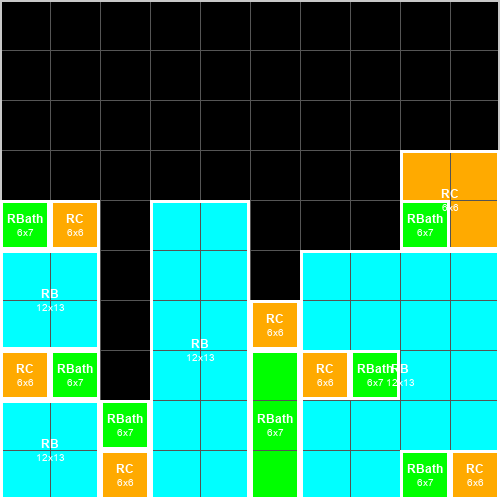
#> input picture outputs/top_view.png, 500 x 500 px
$ python generate_elevations.py
#> lines starting #> are read from the running program, lines starting #| are printed output that depends on the picture
from PIL import Image, ImageDraw, ImageFont
from collections import Counter

# ---------- 1. Read the top-view plan and extract the 10x10 grid ----------
src = Image.open('outputs/top_view.png').convert('RGB')

GRID_N = 10  # 10x10 cells, each 50px in the 500x500 source image = 10ft in real life
CELL_PX = src.width // GRID_N
#> CELL_PX = 50

def dominant_color(img, x0, y0, x1, y1):
    cnt = Counter()
    for x in range(x0, x1, 2):
        for y in range(y0, y1, 2):
            cnt[img.getpixel((x, y))] += 1
    return cnt.most_common(1)[0][0]

grid = []
for r in range(GRID_N):
    row = []
    for c in range(GRID_N):
        x0, x1 = c * CELL_PX + 5, (c + 1) * CELL_PX - 5
        y0, y1 = r * CELL_PX + 5, (r + 1) * CELL_PX - 5
        row.append(dominant_color(src, x0, y0, x1, y1))
    grid.append(row)
#> after the loop, grid = 10 items

BLACK = (0, 0, 0)

def label(color):
    return {(0, 0, 0): 'ground', (0, 255, 0): 'green',
            (255, 170, 0): 'orange', (0, 255, 255): 'lightblue'}.get(color, 'ground')

# ---------- 2. Project the footprint onto each of the four outer faces ----------
# TOP: scan each column from the top row (row 0) downward, first building hit is visible
top = []
for c in range(GRID_N):
    val = 'ground'
    for r in range(GRID_N):
        if grid[r][c] != BLACK:
            val = label(grid[r][c]); break
    top.append(val)
#> after the loop, top = ['green', 'orange', 'green', 'lightblue', 'lightblue', 'orange', 'lightblue', 'lightblue', 'orange', 'orange']

# BOTTOM: scan each column from the bottom row upward
bottom = []
for c in range(GRID_N):
    val = 'ground'
    for r in range(GRID_N - 1, -1, -1):
        if grid[r][c] != BLACK:
            val = label(grid[r][c]); break
    bottom.append(val)
#> after the loop, bottom = ['lightblue', 'lightblue', 'orange', 'lightblue', 'lightblue', 'green', 'lightblue', 'lightblue', 'green', 'orange']

# LEFT: scan each row from the left column rightward
left = []
for r in range(GRID_N):
    val = 'ground'
    for c in range(GRID_N):
        if grid[r][c] != BLACK:
            val = label(grid[r][c]); break
    left.append(val)
#> after the loop, left = ['ground', 'ground', 'ground', 'orange', 'green', 'lightblue', 'lightblue', 'orange', 'lightblue', 'lightblue']

# RIGHT: scan each row from the right column leftward
right = []
for r in range(GRID_N):
    val = 'ground'
    for c in range(GRID_N - 1, -1, -1):
        if grid[r][c] != BLACK:
            val = label(grid[r][c]); break
    right.append(val)
#> after the loop, right = ['ground', 'ground', 'ground', 'orange', 'orange', 'lightblue', 'lightblue', 'lightblue', 'lightblue', 'orange']

elevations = {
    'Top elevation (north face)': top,
    'Bottom elevation (south face)': bottom,
    'Left elevation (west face)': left,
    'Right elevation (east face)': right,
}

# ---------- 3. Draw each elevation as a 10ft-tall wall strip ----------
FT_TO_PX = 12          # drawing scale: 12 px per foot
SEG_W = FT_TO_PX * 10  # each cell = 10 ft wide
WALL_H = FT_TO_PX * 10 # walls are 10 ft tall
MARGIN = 60
TITLE_H = 30
PANEL_H = TITLE_H + WALL_H + 30
IMG_W = MARGIN * 2 + SEG_W * GRID_N
IMG_H = MARGIN * 2 + PANEL_H * 4 + 40  # +legend space

COLOR_HEX = {
    'green': (0, 204, 0),
    'orange': (255, 170, 0),
    'lightblue': (51, 204, 255),
    'ground': None,  # no wall drawn, just ground line
}

try:
    font_title = ImageFont.truetype("/usr/share/fonts/truetype/dejavu/DejaVuSans-Bold.ttf", 16)
    font_small = ImageFont.truetype("/usr/share/fonts/truetype/dejavu/DejaVuSans.ttf", 13)
except Exception:
    font_title = ImageFont.load_default()
    font_small = ImageFont.load_default()

def draw_elevation(draw, title, seq, top_y):
    wall_top = top_y + TITLE_H
    baseline = wall_top + WALL_H
    for i, val in enumerate(seq):
        x0 = MARGIN + i * SEG_W
        x1 = x0 + SEG_W
        color = COLOR_HEX[val]
        if color:
            draw.rectangle([x0, wall_top, x1, baseline], fill=color)

def render_combined():
    img = Image.new('RGB', (IMG_W, IMG_H), (255, 255, 255))
#> img: PIL image 1320x880 RGB; every value is 255
    draw = ImageDraw.Draw(img)
    y = MARGIN
    for title, seq in elevations.items():
        draw_elevation(draw, title, seq, y)
        y += PANEL_H
#> this loop made 4 passes
#> (title, wall_top in draw_elevation, baseline in draw_elevation, y) on passes 1 to 4: ('Top elevation (north face)', 90, 210, 240), ('Bottom elevation (south face)', 270, 390, 420), ('Left elevation (west face)', 450, 570, 600), ('Right elevation (east face)', 630, 750, 780)
#> after the loop, y = 780
    # legend
    ly = y + 10
#> ly = 790
    swatches = [('RC building', (255, 170, 0)), ('RBath building', (0, 204, 0)),
                ('Light blue deck', (51, 204, 255))]
    lx = MARGIN
    for text, color in swatches:
        draw.rectangle([lx, ly, lx + 16, ly + 16], fill=color, outline=(90, 90, 90))
        draw.text((lx + 22, ly), text, fill=(20, 20, 20), font=font_small)
        lx += 170
#> after the loop, lx = 570
    draw.rectangle([lx, ly, lx + 16, ly + 16], fill=(255, 255, 255), outline=(90, 90, 90))
    draw.text((lx + 22, ly), 'Open ground (no wall)', fill=(20, 20, 20), font=font_small)
    return img

def render_single(title, seq):
    h = MARGIN * 2 + PANEL_H
    img = Image.new('RGB', (IMG_W, h), (255, 255, 255))
    draw = ImageDraw.Draw(img)
    draw_elevation(draw, title, seq, MARGIN)
    return img

combined = render_combined()
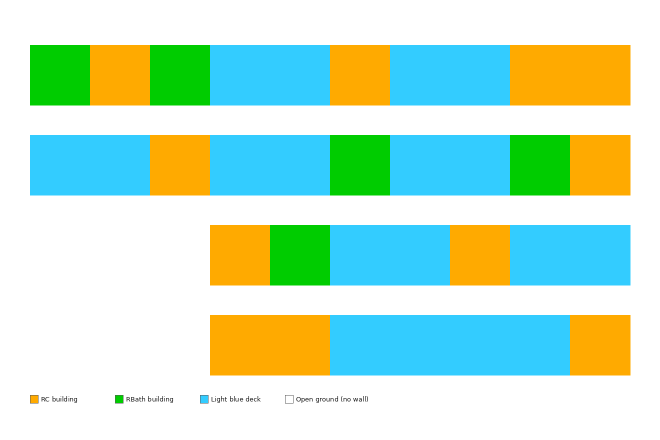
#> combined: PIL image 1320x880 RGB (shown at 1/2 size); mean R, G, B 192.8, 228.3, 203.6
combined.save('outputs/site_elevations_combined.png')

file_map = {
    'Top elevation (north face)': 'elevation_top_north.png',
    'Bottom elevation (south face)': 'elevation_bottom_south.png',
    'Left elevation (west face)': 'elevation_left_west.png',
    'Right elevation (east face)': 'elevation_right_east.png',
}
for title, seq in elevations.items():
    img = render_single(title, seq)

    # Extract the single floor wall strip (wall_top to baseline)
    wall_top = MARGIN + TITLE_H
    baseline = wall_top + WALL_H
    wall_crop = img.crop((0, wall_top, IMG_W, baseline))

    # Stack the floor image 17 times to simulate 17 floors
    stacked_h = WALL_H * 17
    stacked_img = Image.new('RGB', (IMG_W, stacked_h), (255, 255, 255))
    for f in range(17):
        stacked_img.paste(wall_crop, (0, f * WALL_H))

    stacked_img.save(f'outputs/{file_map[title]}')
#> this loop made 4 passes
#> pass 1, `img = render_single(title, seq)`:
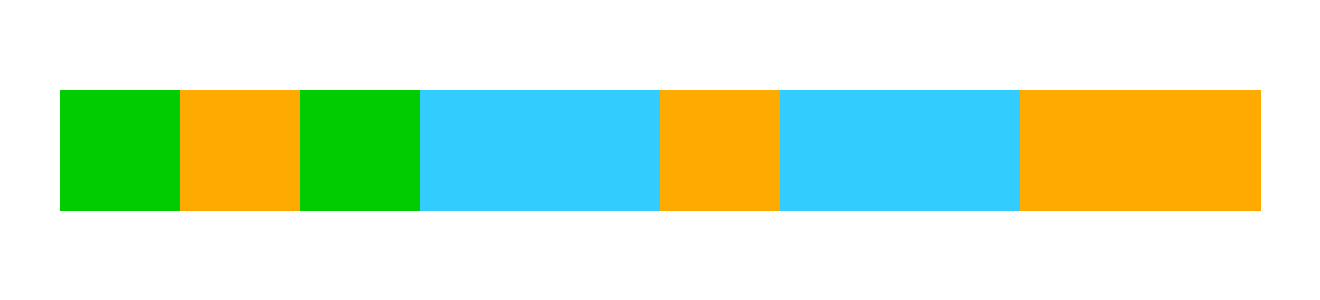
#> img: PIL image 1320x300 RGB; mean R, G, B 206.4, 231.3, 198.8
#> pass 1, `wall_crop = img.crop((0, wall_top, IMG_W, baseline))`:
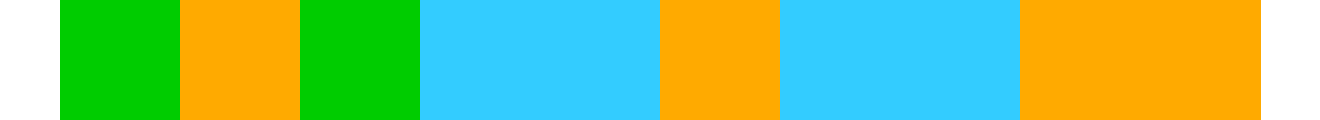
#> wall_crop: PIL image 1320x120 RGB; mean R, G, B 134.5, 196.2, 115.7
#> after the loop:
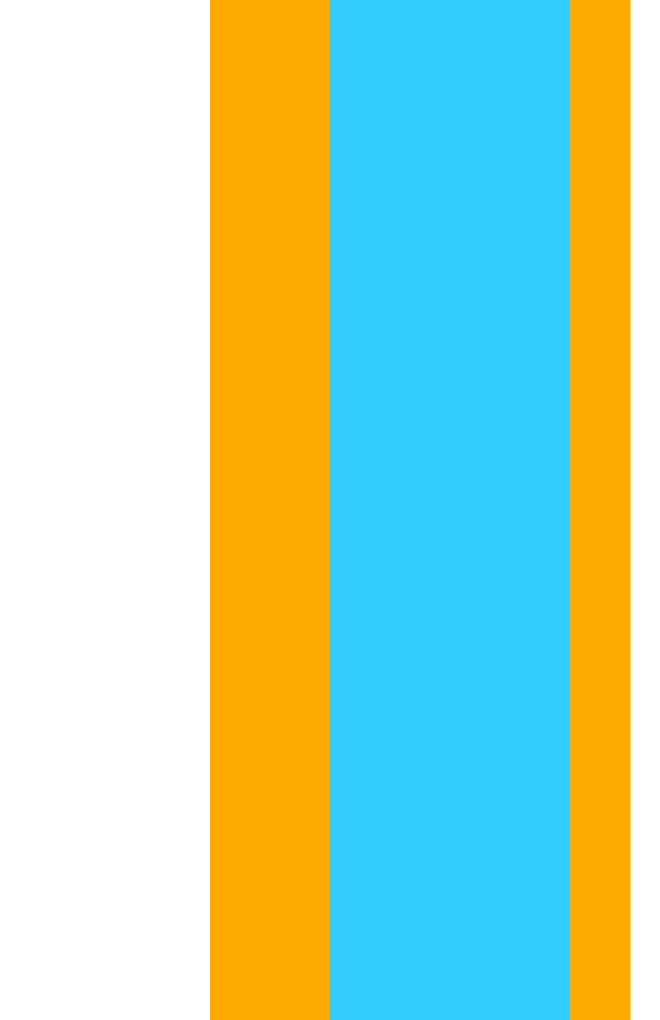
#> stacked_img: PIL image 1320x2040 RGB (shown at 1/2 size); mean R, G, B 180.8, 213.2, 185.3
#> after the loop:
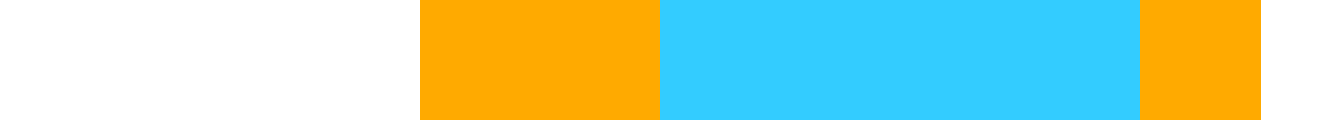
#> wall_crop: PIL image 1320x120 RGB; mean R, G, B 180.8, 213.2, 185.3

print('Grid (row by row):')
for r in grid:
    print([label(c) for c in r])
#> this loop made 10 passes
#| ['ground', 'ground', 'ground', 'ground', 'ground', 'ground', 'ground', 'ground', 'ground', 'ground']
#| ['ground', 'ground', 'ground', 'ground', 'ground', 'ground', 'ground', 'ground', 'ground', 'ground']
#| ['ground', 'ground', 'ground', 'ground', 'ground', 'ground', 'ground', 'ground', 'ground', 'ground']
#| ['ground', 'ground', 'ground', 'ground', 'ground', 'ground', 'ground', 'ground', 'orange', 'orange']
#| ['green', 'orange', 'ground', 'lightblue', 'lightblue', 'ground', 'ground', 'ground', 'green', 'orange']
#| ['lightblue', 'lightblue', 'ground', 'lightblue', 'lightblue', 'ground', 'lightblue', 'lightblue', 'lightblue', 'lightblue']
#| ['lightblue', 'lightblue', 'ground', 'lightblue', 'lightblue', 'orange', 'lightblue', 'lightblue', 'lightblue', 'lightblue']
#| ['orange', 'green', 'ground', 'lightblue', 'lightblue', 'green', 'orange', 'green', 'lightblue', 'lightblue']
#> (further printed lines are left out)
print()
print('TOP   :', top)
#| TOP   : ['green', 'orange', 'green', 'lightblue', 'lightblue', 'orange', 'lightblue', 'lightblue', 'orange', 'orange']
print('BOTTOM:', bottom)
#| BOTTOM: ['lightblue', 'lightblue', 'orange', 'lightblue', 'lightblue', 'green', 'lightblue', 'lightblue', 'green', 'orange']
print('LEFT  :', left)
#| LEFT  : ['ground', 'ground', 'ground', 'orange', 'green', 'lightblue', 'lightblue', 'orange', 'lightblue', 'lightblue']
print('RIGHT :', right)
#| RIGHT : ['ground', 'ground', 'ground', 'orange', 'orange', 'lightblue', 'lightblue', 'lightblue', 'lightblue', 'orange']
print('Done.')

$ run again, with outputs/elevation_top_north.png copied over outputs/top_view.png
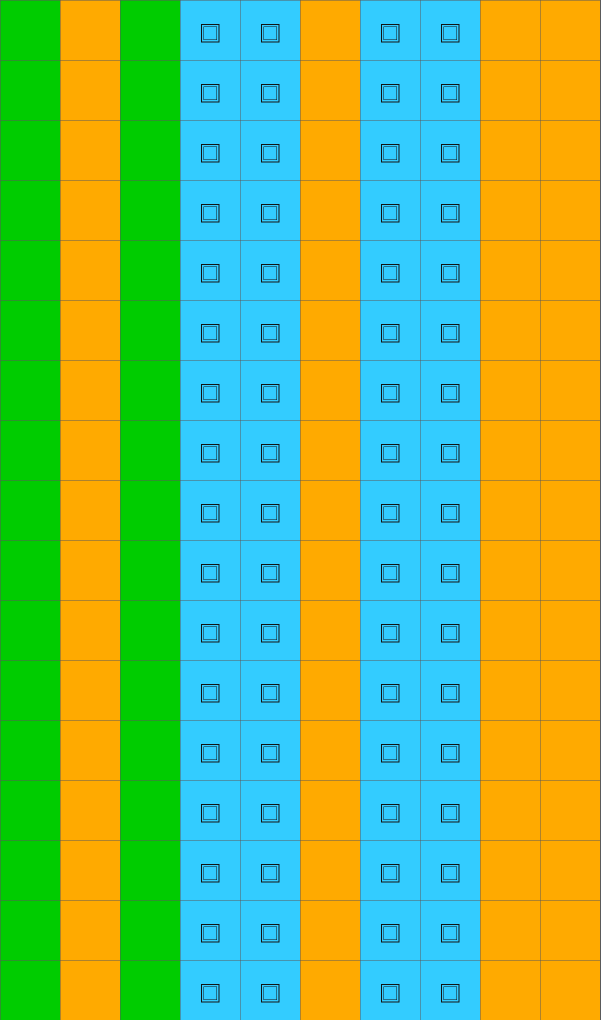
#> input picture outputs/elevation_top_north.png, 1201 x 2040 px (shown at 1/2 size)
#> src is the input picture: PIL image 1201x2040 RGB; mean R, G, B 121.5, 186.7, 99.3
#> after the loop `for r in range(GRID_N):`: grid = 10 items
#> after the loop `for c in range(GRID_N):`: top = ['ground', 'orange', 'ground', 'ground', 'ground', 'orange', 'ground', 'ground', 'orange', 'orange']
#> after the loop `for c in range(GRID_N):`: bottom has the same summary as top
#> after the loop `for r in range(GRID_N):`: left = ['ground', 'ground', 'ground', 'ground', 'ground', 'ground', 'ground', 'ground', 'ground', 'ground']
#> after the loop `for r in range(GRID_N):`: right = ['orange', 'orange', 'orange', 'orange', 'orange', 'orange', 'orange', 'orange', 'orange', 'orange']
#> the loop in render_combined, `for title, seq in elevations.items():` made 4 passes
#> (title, wall_top in draw_elevation, baseline in draw_elevation, y) on passes 1 to 4: ('Top elevation (north face)', 90, 210, 240), ('Bottom elevation (south face)', 270, 390, 420), ('Left elevation (west face)', 450, 570, 600), ('Right elevation (east face)', 630, 750, 780)
#> after the loop in render_combined, `for title, seq in elevations.items():`: y = 780
#> ly = 790
#> after the loop in render_combined, `for text, color in swatches:`: lx = 570
#> the loop `for title, seq in elevations.items():` made 4 passes
#> pass 1, `img = render_single(title, seq)`:
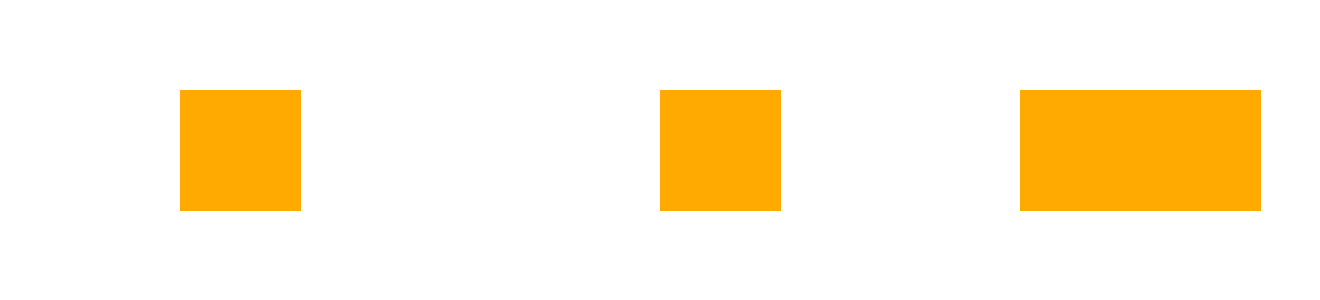
#> img: PIL image 1320x300 RGB; mean R, G, B 255, 242.5, 217.4
#> after the loop `for title, seq in elevations.items():`:
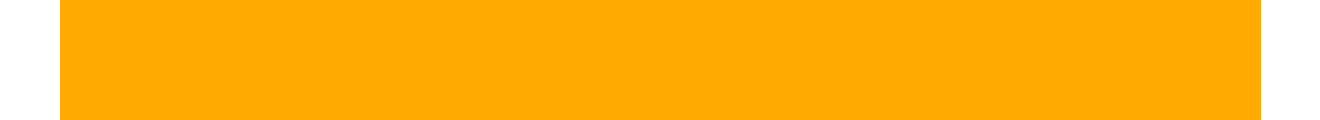
#> wall_crop: PIL image 1320x120 RGB; mean R, G, B 255, 177.7, 23
#> the loop `for r in grid:` made 10 passes
#| ['ground', 'orange', 'ground', 'ground', 'ground', 'orange', 'ground', 'ground', 'orange', 'orange']
#| ['ground', 'orange', 'ground', 'ground', 'ground', 'orange', 'ground', 'ground', 'orange', 'orange']
#| ['ground', 'orange', 'ground', 'ground', 'ground', 'orange', 'ground', 'ground', 'orange', 'orange']
#| ['ground', 'orange', 'ground', 'ground', 'ground', 'orange', 'ground', 'ground', 'orange', 'orange']
#| ['ground', 'orange', 'ground', 'ground', 'ground', 'orange', 'ground', 'ground', 'orange', 'orange']
#> (further printed lines are left out)
#| TOP   : ['ground', 'orange', 'ground', 'ground', 'ground', 'orange', 'ground', 'ground', 'orange', 'orange']
#| BOTTOM: ['ground', 'orange', 'ground', 'ground', 'ground', 'orange', 'ground', 'ground', 'orange', 'orange']
#| LEFT  : ['ground', 'ground', 'ground', 'ground', 'ground', 'ground', 'ground', 'ground', 'ground', 'ground']
#| RIGHT : ['orange', 'orange', 'orange', 'orange', 'orange', 'orange', 'orange', 'orange', 'orange', 'orange']
